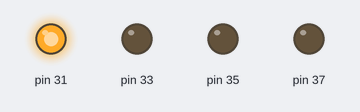
This sketch was run on a simulated Arduino Mega 2560, built with avr-gcc and run on an emulated ATmega2560. Parts: output pins drawn as LEDs (lit = HIGH).

Above: at 0.1 s.
At 6.8 s:
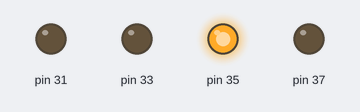
At 19.8 s:
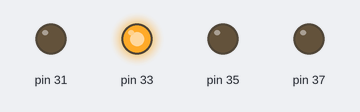
At 37.5 s:
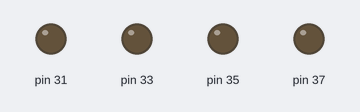
Timing chart, 0 to 40.0 s (numbered marks = the images above):
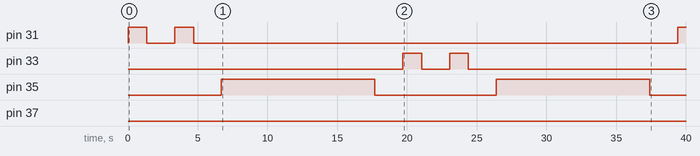

The sketch:

movimiento_final_9_posiciones.ino
```cpp
int xad=37; //atrás
int xat=35;    //adelnate
int yad=31;  //derecha
int yat=33;  //izquieda
void setup() {
 Serial.begin(9600);
pinMode(37,OUTPUT);
pinMode(35,OUTPUT);
pinMode(31,OUTPUT);
pinMode(33,OUTPUT);
}

void loop() {


    digitalWrite(37,LOW);  // PASO A 2
    digitalWrite(35,LOW);
    digitalWrite(31,HIGH);
    digitalWrite(33,LOW);
    delay(1350);

    digitalWrite(37,LOW);   // PARO EN 2
    digitalWrite(35,LOW);
    digitalWrite(31,LOW);
    digitalWrite(33,LOW);
    delay(2000);

    digitalWrite(37,LOW);   // PASO A 3
    digitalWrite(35,LOW);
    digitalWrite(31,HIGH);
    digitalWrite(33,LOW);
    delay(1350);

    digitalWrite(37,LOW);  // PARO EN  3
    digitalWrite(35,LOW);
    digitalWrite(31,LOW);
    digitalWrite(33,LOW);
    delay(2000);

    digitalWrite(37,LOW);  // PASO A  6
    digitalWrite(35,HIGH);
    digitalWrite(31,LOW);
    digitalWrite(33,LOW);
    delay(11000);

    digitalWrite(37,LOW);  // PARO EN  6
    digitalWrite(35,LOW);
    digitalWrite(31,LOW);
    digitalWrite(33,LOW);
    delay(2000);

    digitalWrite(37,LOW);  // PASO A 5
    digitalWrite(35,LOW);
    digitalWrite(31,LOW);
    digitalWrite(33,HIGH);
    delay(1350);

    digitalWrite(37,LOW);  // PARO EN 5
    digitalWrite(35,LOW);
    digitalWrite(31,LOW);
    digitalWrite(33,LOW);
    delay(2000);

    digitalWrite(37,LOW);  // PASO A  4
    digitalWrite(35,LOW);
    digitalWrite(31,LOW);
    digitalWrite(33,HIGH);
    delay(1350);

    digitalWrite(37,LOW);  // PARO EN 4
    digitalWrite(35,LOW);
    digitalWrite(31,LOW);
    digitalWrite(33,LOW);
    delay(2000);

    digitalWrite(37,LOW);  // PASO A 7
    digitalWrite(35,HIGH);
    digitalWrite(31,LOW);
    digitalWrite(33,LOW);
    delay(11000);

    digitalWrite(37,LOW);  // PARO EN 7
    digitalWrite(35,LOW);
    digitalWrite(31,LOW);
    digitalWrite(33,LOW);
    delay(2000);

    digitalWrite(37,LOW);  // PASO A 8
    digitalWrite(35,LOW);
    digitalWrite(31,HIGH);
    digitalWrite(33,LOW);
    delay(1350);

    digitalWrite(37,LOW);  // PARO EN 8
    digitalWrite(35,LOW);
    digitalWrite(31,LOW);
    digitalWrite(33,LOW);
    delay(2000);

    digitalWrite(37,LOW);  // PASO A 9
    digitalWrite(35,LOW);
    digitalWrite(31,HIGH);
    digitalWrite(33,LOW);
    delay(1350);

    digitalWrite(37,LOW);  // PARO EN 9
    digitalWrite(35,LOW);
    digitalWrite(31,LOW);
    digitalWrite(33,LOW);
    delay(2000);

    digitalWrite(37,LOW);  // PASA DE 9 AL 7
    digitalWrite(35,LOW);
    digitalWrite(31,LOW);
    digitalWrite(33,HIGH);
    delay(2700);

    digitalWrite(37,LOW);  // PARO EN 7
    digitalWrite(35,LOW);
    digitalWrite(31,LOW);
    digitalWrite(33,LOW);
    delay(2000);

    digitalWrite(37,HIGH);  // PASA DE 7 AL 1
    digitalWrite(35,LOW);
    digitalWrite(31,LOW);
    digitalWrite(33,LOW);
    delay(22000);


    digitalWrite(31,LOW);  // FIN DE LA SECUENCIA
    digitalWrite(33,LOW);
    digitalWrite(37,LOW);
    digitalWrite(35,LOW);
delay(100000);

}
```

Measured:
- by itself, pin 31: goes HIGH 1.4 s, LOW 2.0 s, HIGH 1.4 s, LOW 34.7 s, then HIGH
- by itself, pin 33: LOW → HIGH at 19.7 s, → LOW 1.4 s later, → HIGH 2.0 s later, → LOW 1.4 s later, … (4 changes in this stretch)
- by itself, pin 35: alternates HIGH for 11.0 s and LOW for 8.7 s
